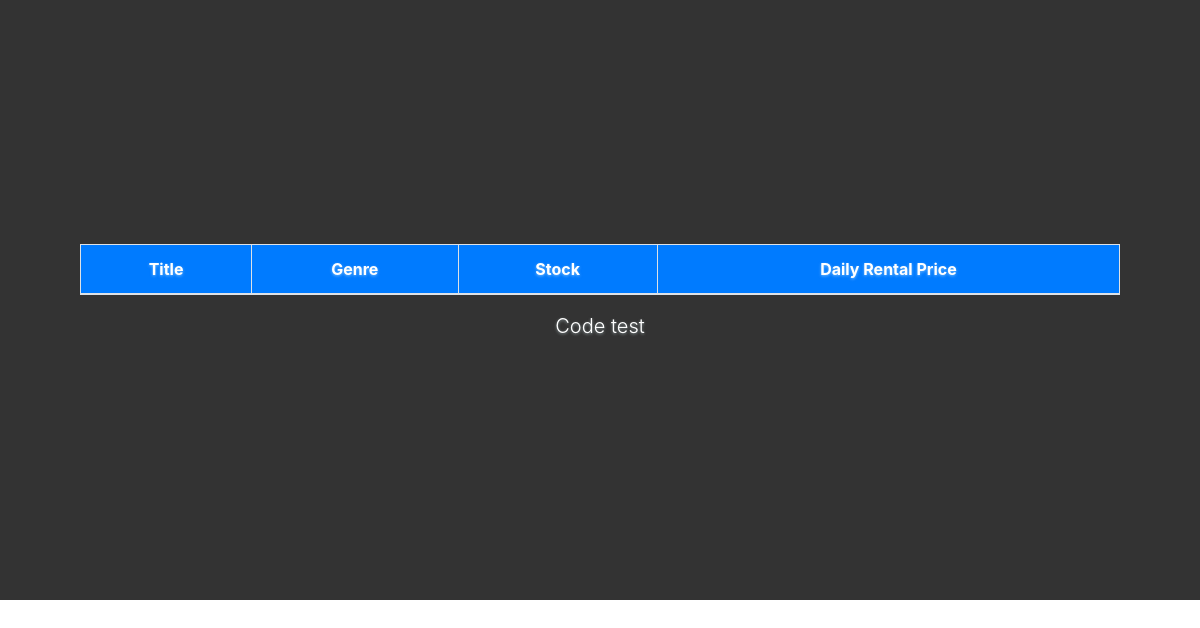
/api/movies/list/, run on an earlier commit of the app's database.
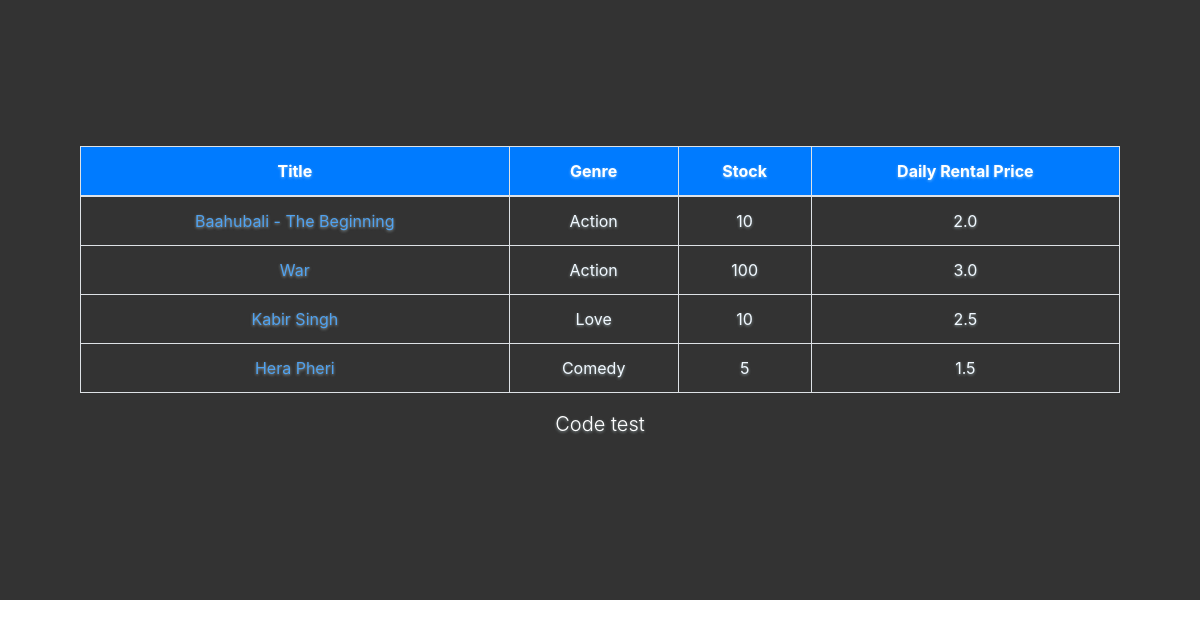
And on a later commit of the database.
### movies/models.py (models this page shows)
class Movie(models.Model):
    title = models.CharField(max_length=255)
    release_year = models.IntegerField()
    number_in_stocks = models.IntegerField()
    daily_rate = models.FloatField()
    genre = models.ForeignKey(Genre, on_delete=models.CASCADE)
    date_created = models.DateField(default=timezone.now)

class Genre(models.Model):
    name = models.CharField(max_length=255)
    def __str__(self):
        return self.name

### movies/views.py (the view)
# urls.py: path('list/', views.index, name="movies_index"),
def index(request):
    movies = Movie.objects.all()
    return render(request, 'movies/index.html', {'movies': movies})

### movies/templates/movies/index.html
{% extends "base.html" %}
{% block content %}
<table class="table table-hover table-bordered">
    <thead class="bg-primary font-weight-bold text-white">
        <tr>
            <th>Title</th>
            <th>Genre</th>
            <th>Stock</th>
            <th>Daily Rental Price</th>
        </tr>
    </thead>
    <tbody>
        {% for movie in movies  %}
        <tr>
            <td><a href="{%url 'movies_detail' movie.id %}">{{ movie.title }}</a></td>
            <td>{{ movie.genre }}</td>
            <td>{{ movie.number_in_stocks }}</td>
            <td>{{ movie.daily_rate }}</td>
        </tr>
        {% endfor %}
    </tbody>
</table>
{% endblock  %}

### templates/base.html (shortened to what this page needs)
<!doctype html>
<html lang="en">
<head>
    <link rel="stylesheet" href="https://stackpath.bootstrapcdn.com/bootstrap/4.3.1/css/bootstrap.min.css"
>
</head>
<body>
    <div class="site-wrapper">
        <div class="site-wrapper-inner">
            <div class="container">
                <div class="inner cover">
                    <div class="container">
                        {% block content %}
                        {% endblock %}
                    </div>
                    <p class="lead">Code test</p>
                </div>
            </div>
        </div>
    </div>
</body>
</html>

### templates/base.html (style rules this page uses)
a, a:focus, a:hover { color: rgb(80, 162, 240); }
html, body { height: 100%; background-color: #fff; }
td { color: aliceblue; }
body { color: #fff; text-align: center; text-shadow: 0 1px 3px rgba(225, 249, 253, 0.5); }
.site-wrapper { display: table; width: 100%; height: 600px; background-color: #333; }
.site-wrapper-inner { display: table-cell; vertical-align: top; }
.inner { padding: 30px; }
.cover { padding: 0 20px; }
@media (min-width: 768px) { .site-wrapper-inner { vertical-align: middle; } }

What changed in the data, as far as the page shows it:
added Movie: title "Baahubali - The Beginning", genre "Action", number_in_stocks "10", daily_rate "2.0"
added Movie: title "War", genre "Action", number_in_stocks "100", daily_rate "3.0"
added Movie: title "Kabir Singh", genre "Love", number_in_stocks "10", daily_rate "2.5"
added Movie: title "Hera Pheri", genre "Comedy", number_in_stocks "5", daily_rate "1.5"
